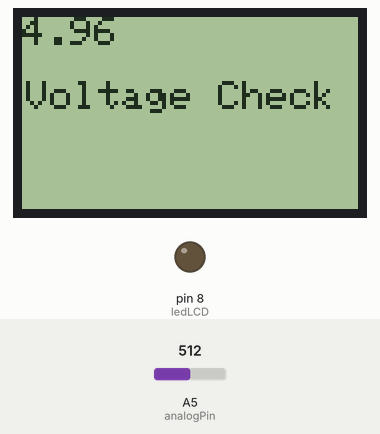
Simulated run of this sketch. Board: Arduino Uno, built with avr-gcc and run on an emulated ATmega328P. Shown: 84×48 one-colour display, output pins drawn as LEDs (lit = HIGH). The inputs (shaded band) are chosen by the test bench; at power-on: A5 (analogPin) = 512. Storage starts empty; random numbers use the default seed unless the sketch sets one; the audio player accepts every command and is not drawn.

Above: at 0.1 s.

The sketch:

BMO_FW.ino
```cpp
// Darius Vaitiekus
// BMO New Edition.
// SD, TMRPCM, LCD.
// V1.4a

#include "PCD8544.h"          // NOKIA 5110 LCD Library
#include <SdFat.h>			  // SD card custom library
#include <TMRpcm.h>			  // Sound from atmega library
#include <SPI.h>			  // Comunication protocol between modules
#include <avr/pgmspace.h>	  // Protocol, to save RAM space, by using FLASH


#define SD_ChipSelectPin A0   // using digital pin 0A on arduino UNO 328

TMRpcm tmrpcm;                // create an object for use in this sketch
SdFat SD;
SdFile myFile;

// Define RAM Buffer [bytes]
uint8_t ramBuffer[504];


// Define string buffers for PROGMEM
char pBuffer[17];
char mBuffer[17];


// The dimensions of the LCD (in pixels)...
static const byte LCD_WIDTH = 84;
static const byte LCD_HEIGHT = 48;

// LCD pins
unsigned char sclk  = 7;	// clock       (LCD display pin 7)
unsigned char sdin  = 6;	// data-in     (LCD display pin 6)
unsigned char dc    = 5;	// data select (LCD display pin 5)
unsigned char reset = 3;	// reset       (LCD display pin 4)
unsigned char sce   = 4;	// enable      (LCD display pin 3)
PCD8544 lcd(sclk, sdin, dc, reset, sce);

// Led Pin
const byte ledLCD = 8;

// Battery voltage Pin
int analogPin = A5;
// Variable to store the value of voltage read
int val = 0;
// Full Voltage value
float voltage = 0;

// Current FIRMWARE NUMBER
const char* fw = "v1.4a";

// Random Number Generator for pictures
byte pRNG = 0;
// Random Number Generator for music
byte mRNG = 0;


//******************************************************************************
// Insert numbers of files in SD card
int allPics = 144;			// Number of Picture Files
int allMusic = 304;			// Number of Music Files
//******************************************************************************

// Initializing strings
String pic1, pic2, mus1, mus2, masterPStr, masterMStr;


//////////////////////// VOID SETUP ////////////////////////////////////////////
void setup() {

// Initializing string variables for SD card path
// Full picture path: pictures/filename.bin
pic1 = String(F("pictures/"));
pic2 = String(F(".bin"));
// Full music path: music/filename.wav
mus1 = String(F("music/"));
mus2 = String(F(".wav"));


// Begin LCD display @ 84x48 resolution:
lcd.begin(84, 48);		// Begin (resolution)


	val = analogRead(analogPin);
	voltage = (val*0.00484)*2;
	lcd.clear();
	lcd.setCursor(1,2);
	lcd.print(F("Voltage Check"));
	lcd.setCursor(0,0);
	lcd.print(voltage);
	delay(500);
	lcd.clear();


// see if the card is present and can be initialized:
while (!SD.begin(SD_ChipSelectPin)) {

	// If SD card is not inserted, print system status - SD error, Voltage, Firmware.
	lcd.setCursor(1, 1);
	lcd.print(F("SD Card Error!"));
	lcd.setCursor(1, 3);
	lcd.print(F("Voltage:"));
	lcd.setCursor(50, 3);
	lcd.print(voltage);
	lcd.setCursor(75, 3);
	lcd.print("V");
	lcd.setCursor(1, 4);
	lcd.print(F("Firmware:"));
	lcd.setCursor(57, 4);
	lcd.print(fw);

    delay(3000);
}


//Asigns the speaker pin.
tmrpcm.speakerPin = 9;		//9 on Uno, Nano, etc


// LCD LED variable declaration, uncoment to turn on LCD LED light.
pinMode(ledLCD, OUTPUT);
digitalWrite (ledLCD, HIGH);


  bmo(500, 103, 101);			// Startup screen (delay(ms), picture, music)
  lcd.setCursor(60, 5);			// Set Cursor(X pixels, Y rows)
  lcd.print(fw);				// Print firmware version
  delay(2000);


randomSeed(analogRead(A5));	// Seed the random generator


}


//////////////////////////////// VOID LOOP /////////////////////////////////////

void loop() {
  // put your main code here, to run repeatedly:

  pRNG = random(101, allPics + 1);


  delay (10);


  mRNG = random(101, allMusic + 1);


  bmo(1000, pRNG, mRNG);


}   // Void Loop end

///////////////////////////////////////FUNCTIONS////////////////////////////////


// MAIN BMO CONTROL FUNCTION --->> bmo(delay, picture, music)
void bmo(int tdelay, int picture, int music) {

	//Construct full path for picture files from SD card
	masterPStr = pic1 + picture + pic2;
	masterPStr.toCharArray(pBuffer,17);			//Converting String to char array and write it to buffer

	//Construct full path for music files from SD card
	masterMStr = mus1 + music + mus2;
	masterMStr.toCharArray(mBuffer,17);

	showtime(0, 0, tdelay, pBuffer, mBuffer); 	// Passing delay and buffer info for opening files
}


// Function that positions cursor (x,y), sets picture delay, and sets pic, music.
// showtime( cursor X, cursor Y, delay, picture, music)
void showtime(byte cx, byte cy, int tdelay, const char* picture, char* music) {
  lcd.setCursor(cx, cy);
  show_bmp(picture);
  tmrpcm.play(music);
  while (tmrpcm.isPlaying()) {
    delay(10);
  }
  delay (tdelay);
}


// Bmp drawing from SD, call - show_bmp("pic001.bin");
void show_bmp(const char* filename) {                // show_bmp("pic001.bin");
  myFile.open(filename, O_READ);                     // O_READ - Prepare for reading
  myFile.read (ramBuffer, 504);                      // Read opened file to ramBuffer
  myFile.close();                                    // close the file:
  lcd.drawBitmap (ramBuffer, LCD_WIDTH, LCD_HEIGHT); // LCD draw BMP lcd.drawBitmap(bmpName, Width, Height);
}
```
